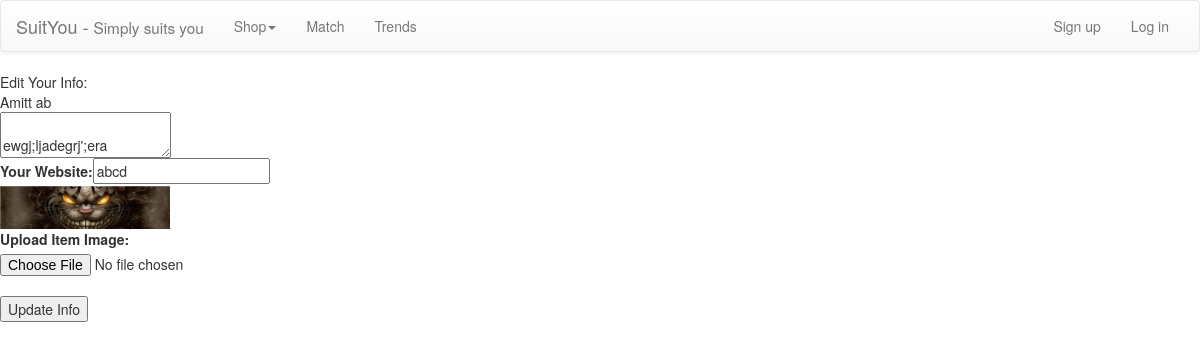
The app's page /edit_designer_profile.php?designerId=1, older data.
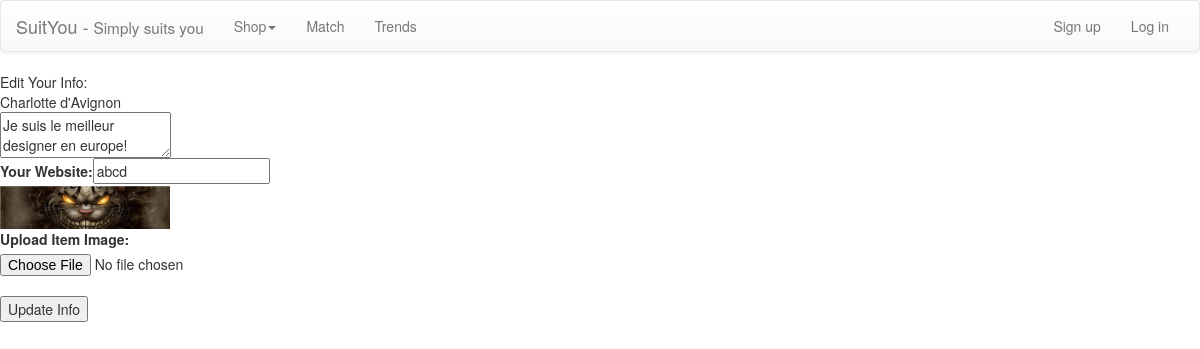
The same page, newer data.
### tables this page shows
CREATE TABLE IF NOT EXISTS `users` (
  `user_id` int(11) NOT NULL AUTO_INCREMENT,
  `email` varchar(500) NOT NULL,
  `first_name` varchar(255) NOT NULL,
  `last_name` varchar(255) NOT NULL,
  `address` varchar(500) DEFAULT NULL,
  `gender` enum('MALE','FEMALE') NOT NULL,
  `birth_date` date NOT NULL,
  `is_designer` tinyint(1) NOT NULL DEFAULT '0',
  `is_admin` tinyint(1) NOT NULL DEFAULT '0',
  `avatar` varchar(255) NOT NULL,
  `coupon_meter` int(11) NOT NULL DEFAULT '0',
  `description` text,
  `website_link` varchar(500) DEFAULT NULL,
  `is_spammer` tinyint(1) NOT NULL DEFAULT '0',
  `is_spammer_time` int(11) DEFAULT NULL,
  `time_tracking_ctr` int(11) NOT NULL DEFAULT '0',
  PRIMARY KEY (`user_id`)
);

### edit_designer_profile.php (the view, shortened to what this page needs)
<?php
include("header.php");
$designer = NULL;
if(!empty($_GET["designerId"])) {
	$desQuery = mysql_query("SELECT * FROM users WHERE user_id =".$_GET["designerId"]);
	$designer = mysql_fetch_array($desQuery);
	$name=$designer['first_name']." ".$designer['last_name'];
}
?>
	<div id="site_content">
		<div id="content">
			<div class="edit_designer_info_form">
				<?php if ($designer == NULL) {
				 } else { ?>
					<form id="edit_designer" action="designer_management.php?designerId=<?php echo $designer['user_id']; ?>" method="post" enctype="multipart/form-data".>
				<?php } ?>
			        Edit Your Info:<br />
			        <div class="center">
						<?php echo $name ?>
						<br/>
						<?php if ($designer != NULL) { ?>
						<textarea name="description" form="edit_designer" placeholder="Describe yourself..."><?php echo $designer["description"]	 ?> </textarea>
						<?php } ?>
						<br/>
			        	<label for="website_link">Your Website: </label><input type="text" id="website_link" name="website_link" placeholder="Enter your website..." value="<?php if ($designer != NULL) echo $designer['website_link']; ?>" /><br />
						<?php if ($designer != NULL) { ?>
					    	<img src="images/users/<?php echo $designer['avatar']; ?>" width="170"/><br/>
						<?php } ?>
						<label for="imageToUpload">Upload Item Image:</label><input type="file" name="imageToUpload" id="imageToUpload" <?php if ($designer == NULL) echo "required"; ?>><br/>
						<?php if ($designer != NULL) { ?>
							<input type="submit" value="Update Info" name="submit"/>
						<?php } ?>
					</div>
			    </form>
			</div>
	</div>
</div>
  </body>
</html>

Row changes from the older to the newer data that the page shows:
changed users "abcd": name "Amitt ab" → "Charlotte d'Avignon"; description "ewgj;ljadegrj';era" → "Je suis le meilleur designer en europe!"
